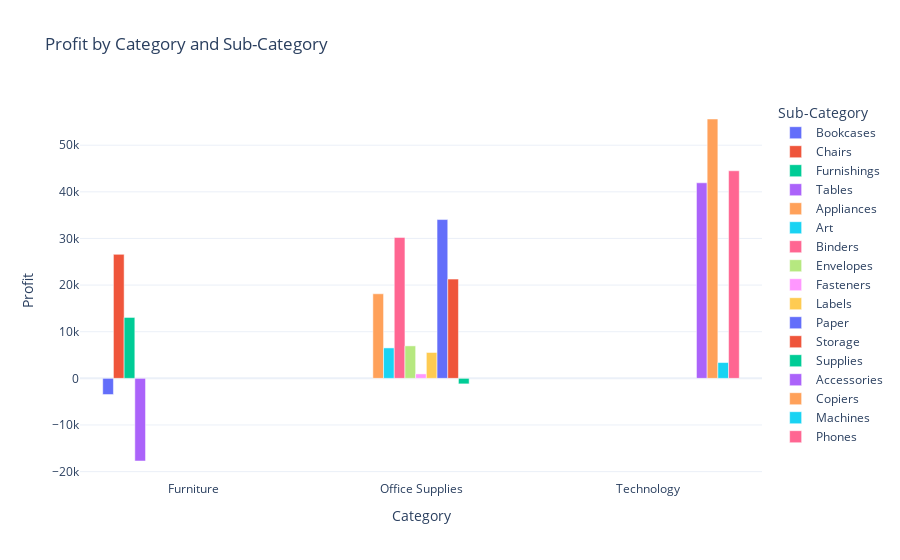

Source (notebook cell):
### Code cell
fig = px.bar(
    profit_by_cate,
    x='Category',
    y='Profit',
    color='Sub-Category',
    barmode='group',
    title='Profit by Category and Sub-Category'
)

fig.show()

### Figure 1 — Plotly figure (JSON) as saved in the notebook; plotly's stock layout.template omitted (floating-point values rounded to 4 significant figures)
{"data": [{"alignmentgroup": "True", "hovertemplate": "Sub-Category=Bookcases<br>Category=%{x}<br>Profit=%{y}<extra></extra>", "legendgroup": "Bookcases", "marker": {"color": "#636efa", "pattern": {"shape": ""}}, "name": "Bookcases", "offsetgroup": "Bookcases", "orientation": "v", "showlegend": true, "textposition": "auto", "type": "bar", "x": ["Furniture"], "xaxis": "x", "y": [-3473.0], "yaxis": "y"}, {"alignmentgroup": "True", "hovertemplate": "Sub-Category=Chairs<br>Category=%{x}<br>Profit=%{y}<extra></extra>", "legendgroup": "Chairs", "marker": {"color": "#EF553B", "pattern": {"shape": ""}}, "name": "Chairs", "offsetgroup": "Chairs", "orientation": "v", "showlegend": true, "textposition": "auto", "type": "bar", "x": ["Furniture"], "xaxis": "x", "y": [26590.0], "yaxis": "y"}, {"alignmentgroup": "True", "hovertemplate": "Sub-Category=Furnishings<br>Category=%{x}<br>Profit=%{y}<extra></extra>", "legendgroup": "Furnishings", "marker": {"color": "#00cc96", "pattern": {"shape": ""}}, "name": "Furnishings", "offsetgroup": "Furnishings", "orientation": "v", "showlegend": true, "textposition": "auto", "type": "bar", "x": ["Furniture"], "xaxis": "x", "y": [13060.0], "yaxis": "y"}, {"alignmentgroup": "True", "hovertemplate": "Sub-Category=Tables<br>Category=%{x}<br>Profit=%{y}<extra></extra>", "legendgroup": "Tables", "marker": {"color": "#ab63fa", "pattern": {"shape": ""}}, "name": "Tables", "offsetgroup": "Tables", "orientation": "v", "showlegend": true, "textposition": "auto", "type": "bar", "x": ["Furniture"], "xaxis": "x", "y": [-17730.0], "yaxis": "y"}, {"alignmentgroup": "True", "hovertemplate": "Sub-Category=Appliances<br>Category=%{x}<br>Profit=%{y}<extra></extra>", "legendgroup": "Appliances", "marker": {"color": "#FFA15A", "pattern": {"shape": ""}}, "name": "Appliances", "offsetgroup": "Appliances", "orientation": "v", "showlegend": true, "textposition": "auto", "type": "bar", "x": ["Office Supplies"], "xaxis": "x", "y": [18140.0], "yaxis": "y"}, {"alignmentgroup": "True", "hovertemplate": "Sub-Category=Art<br>Category=%{x}<br>Profit=%{y}<extra></extra>", "legendgroup": "Art", "marker": {"color": "#19d3f3", "pattern": {"shape": ""}}, "name": "Art", "offsetgroup": "Art", "orientation": "v", "showlegend": true, "textposition": "auto", "type": "bar", "x": ["Office Supplies"], "xaxis": "x", "y": [6528.0], "yaxis": "y"}, {"alignmentgroup": "True", "hovertemplate": "Sub-Category=Binders<br>Category=%{x}<br>Profit=%{y}<extra></extra>", "legendgroup": "Binders", "marker": {"color": "#FF6692", "pattern": {"shape": ""}}, "name": "Binders", "offsetgroup": "Binders", "orientation": "v", "showlegend": true, "textposition": "auto", "type": "bar", "x": ["Office Supplies"], "xaxis": "x", "y": [30220.0], "yaxis": "y"}, {"alignmentgroup": "True", "hovertemplate": "Sub-Category=Envelopes<br>Category=%{x}<br>Profit=%{y}<extra></extra>", "legendgroup": "Envelopes", "marker": {"color": "#B6E880", "pattern": {"shape": ""}}, "name": "Envelopes", "offsetgroup": "Envelopes", "orientation": "v", "showlegend": true, "textposition": "auto", "type": "bar", "x": ["Office Supplies"], "xaxis": "x", "y": [6964.0], "yaxis": "y"}, {"alignmentgroup": "True", "hovertemplate": "Sub-Category=Fasteners<br>Category=%{x}<br>Profit=%{y}<extra></extra>", "legendgroup": "Fasteners", "marker": {"color": "#FF97FF", "pattern": {"shape": ""}}, "name": "Fasteners", "offsetgroup": "Fasteners", "orientation": "v", "showlegend": true, "textposition": "auto", "type": "bar", "x": ["Office Supplies"], "xaxis": "x", "y": [949.5], "yaxis": "y"}, {"alignmentgroup": "True", "hovertemplate": "Sub-Category=Labels<br>Category=%{x}<br>Profit=%{y}<extra></extra>", "legendgroup": "Labels", "marker": {"color": "#FECB52", "pattern": {"shape": ""}}, "name": "Labels", "offsetgroup": "Labels", "orientation": "v", "showlegend": true, "textposition": "auto", "type": "bar", "x": ["Office Supplies"], "xaxis": "x", "y": [5546.0], "yaxis": "y"}, {"alignmentgroup": "True", "hovertemplate": "Sub-Category=Paper<br>Category=%{x}<br>Profit=%{y}<extra></extra>", "legendgroup": "Paper", "marker": {"color": "#636efa", "pattern": {"shape": ""}}, "name": "Paper", "offsetgroup": "Paper", "orientation": "v", "showlegend": true, "textposition": "auto", "type": "bar", "x": ["Office Supplies"], "xaxis": "x", "y": [34050.0], "yaxis": "y"}, {"alignmentgroup": "True", "hovertemplate": "Sub-Category=Storage<br>Category=%{x}<br>Profit=%{y}<extra></extra>", "legendgroup": "Storage", "marker": {"color": "#EF553B", "pattern": {"shape": ""}}, "name": "Storage", "offsetgroup": "Storage", "orientation": "v", "showlegend": true, "textposition": "auto", "type": "bar", "x": ["Office Supplies"], "xaxis": "x", "y": [21280.0], "yaxis": "y"}, {"alignmentgroup": "True", "hovertemplate": "Sub-Category=Supplies<br>Category=%{x}<br>Profit=%{y}<extra></extra>", "legendgroup": "Supplies", "marker": {"color": "#00cc96", "pattern": {"shape": ""}}, "name": "Supplies", "offsetgroup": "Supplies", "orientation": "v", "showlegend": true, "textposition": "auto", "type": "bar", "x": ["Office Supplies"], "xaxis": "x", "y": [-1189.0], "yaxis": "y"}, {"alignmentgroup": "True", "hovertemplate": "Sub-Category=Accessories<br>Category=%{x}<br>Profit=%{y}<extra></extra>", "legendgroup": "Accessories", "marker": {"color": "#ab63fa", "pattern": {"shape": ""}}, "name": "Accessories", "offsetgroup": "Accessories", "orientation": "v", "showlegend": true, "textposition": "auto", "type": "bar", "x": ["Technology"], "xaxis": "x", "y": [41940.0], "yaxis": "y"}, {"alignmentgroup": "True", "hovertemplate": "Sub-Category=Copiers<br>Category=%{x}<br>Profit=%{y}<extra></extra>", "legendgroup": "Copiers", "marker": {"color": "#FFA15A", "pattern": {"shape": ""}}, "name": "Copiers", "offsetgroup": "Copiers", "orientation": "v", "showlegend": true, "textposition": "auto", "type": "bar", "x": ["Technology"], "xaxis": "x", "y": [55620.0], "yaxis": "y"}, {"alignmentgroup": "True", "hovertemplate": "Sub-Category=Machines<br>Category=%{x}<br>Profit=%{y}<extra></extra>", "legendgroup": "Machines", "marker": {"color": "#19d3f3", "pattern": {"shape": ""}}, "name": "Machines", "offsetgroup": "Machines", "orientation": "v", "showlegend": true, "textposition": "auto", "type": "bar", "x": ["Technology"], "xaxis": "x", "y": [3385.0], "yaxis": "y"}, {"alignmentgroup": "True", "hovertemplate": "Sub-Category=Phones<br>Category=%{x}<br>Profit=%{y}<extra></extra>", "legendgroup": "Phones", "marker": {"color": "#FF6692", "pattern": {"shape": ""}}, "name": "Phones", "offsetgroup": "Phones", "orientation": "v", "showlegend": true, "textposition": "auto", "type": "bar", "x": ["Technology"], "xaxis": "x", "y": [44520.0], "yaxis": "y"}], "layout": {"barmode": "group", "legend": {"title": {"text": "Sub-Category"}, "tracegroupgap": 0}, "title": {"text": "Profit by Category and Sub-Category"}, "xaxis": {"anchor": "y", "domain": [0, 1], "title": {"text": "Category"}}, "yaxis": {"anchor": "x", "domain": [0, 1], "title": {"text": "Profit"}}}}
